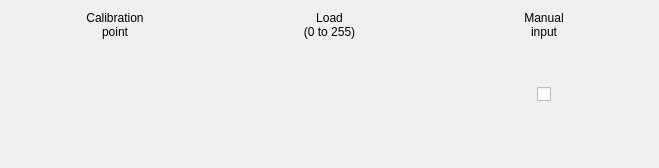
<?xml version="1.0" encoding="UTF-8"?>
<ui version="4.0">
 <class>FormCalib</class>
 <widget class="QWidget" name="FormCalib">
  <property name="geometry">
   <rect>
    <x>0</x>
    <y>0</y>
    <width>659</width>
    <height>168</height>
   </rect>
  </property>
  <property name="windowTitle">
   <string>Form</string>
  </property>
  <layout class="QHBoxLayout" name="horizontalLayout">
   <item>
    <layout class="QVBoxLayout" name="left">
     <item>
      <layout class="QHBoxLayout" name="points">
       <item>
        <layout class="QVBoxLayout" name="index">
         <item>
          <widget class="QLabel" name="calibSelectorLabel">
           <property name="sizePolicy">
            <sizepolicy hsizetype="Preferred" vsizetype="Minimum">
             <horstretch>0</horstretch>
             <verstretch>0</verstretch>
            </sizepolicy>
           </property>
           <property name="minimumSize">
            <size>
             <width>0</width>
             <height>0</height>
            </size>
           </property>
           <property name="text">
            <string>&lt;html&gt;&lt;head/&gt;&lt;body&gt;&lt;p align=&quot;center&quot;&gt;Calibration&lt;br/&gt;point&lt;/p&gt;&lt;/body&gt;&lt;/html&gt;</string>
           </property>
           <property name="alignment">
            <set>Qt::AlignLeading|Qt::AlignLeft|Qt::AlignTop</set>
           </property>
          </widget>
         </item>
        </layout>
       </item>
       <item>
        <layout class="QVBoxLayout" name="load">
         <item>
          <widget class="QLabel" name="calibLoadLabel">
           <property name="text">
            <string>&lt;html&gt;&lt;head/&gt;&lt;body&gt;&lt;p align=&quot;center&quot;&gt;Load&lt;br/&gt;(0 to 255)&lt;/p&gt;&lt;/body&gt;&lt;/html&gt;</string>
           </property>
           <property name="alignment">
            <set>Qt::AlignLeading|Qt::AlignLeft|Qt::AlignTop</set>
           </property>
          </widget>
         </item>
        </layout>
       </item>
       <item>
        <layout class="QVBoxLayout" name="manual">
         <item>
          <widget class="QLabel" name="calibManualLabel">
           <property name="text">
            <string>&lt;html&gt;&lt;head/&gt;&lt;body&gt;&lt;p align=&quot;center&quot;&gt;Manual&lt;br/&gt;input&lt;/p&gt;&lt;/body&gt;&lt;/html&gt;</string>
           </property>
           <property name="alignment">
            <set>Qt::AlignLeading|Qt::AlignLeft|Qt::AlignTop</set>
           </property>
          </widget>
         </item>
         <item alignment="Qt::AlignHCenter|Qt::AlignTop">
          <widget class="QCheckBox" name="calibManualToggle">
           <property name="maximumSize">
            <size>
             <width>23</width>
             <height>16777215</height>
            </size>
           </property>
           <property name="text">
            <string/>
           </property>
          </widget>
         </item>
        </layout>
       </item>
      </layout>
     </item>
    </layout>
   </item>
   <item>
    <layout class="QVBoxLayout" name="right"/>
   </item>
  </layout>
 </widget>
 <resources/>
 <connections/>
</ui>
